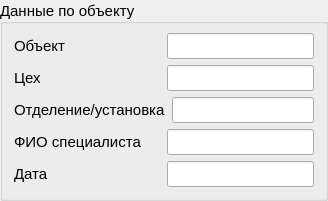
                 <widget class="QGroupBox" name="groupBox_12">
                  <property name="sizePolicy">
                   <sizepolicy hsizetype="Preferred" vsizetype="Maximum">
                    <horstretch>2</horstretch>
                    <verstretch>0</verstretch>
                   </sizepolicy>
                  </property>
                  <property name="font">
                   <font>
                    <pointsize>11</pointsize>
                    <stylestrategy>PreferDefault</stylestrategy>
                   </font>
                  </property>
                  <property name="title">
                   <string>Данные по объекту</string>
                  </property>
                  <property name="alignment">
                   <set>Qt::AlignmentFlag::AlignLeading|Qt::AlignmentFlag::AlignLeft|Qt::AlignmentFlag::AlignVCenter</set>
                  </property>
                  <layout class="QVBoxLayout" name="verticalLayout_35">
                   <property name="topMargin">
                    <number>9</number>
                   </property>
                   <item>
                    <layout class="QHBoxLayout" name="horizontalLayout_21">
                     <item>
                      <widget class="QLabel" name="label_54">
                       <property name="sizePolicy">
                        <sizepolicy hsizetype="Expanding" vsizetype="Preferred">
                         <horstretch>0</horstretch>
                         <verstretch>0</verstretch>
                        </sizepolicy>
                       </property>
                       <property name="text">
                        <string>Объект</string>
                       </property>
                      </widget>
                     </item>
                     <item>
                      <widget class="QLineEdit" name="lineEdit_object">
                       <property name="sizePolicy">
                        <sizepolicy hsizetype="Expanding" vsizetype="Fixed">
                         <horstretch>0</horstretch>
                         <verstretch>0</verstretch>
                        </sizepolicy>
                       </property>
                       <property name="readOnly">
                        <bool>true</bool>
                       </property>
                       <property name="clearButtonEnabled">
                        <bool>false</bool>
                       </property>
                      </widget>
                     </item>
                    </layout>
                   </item>
                   <item>
                    <layout class="QHBoxLayout" name="horizontalLayout_22">
                     <item>
                      <widget class="QLabel" name="label_55">
                       <property name="sizePolicy">
                        <sizepolicy hsizetype="Expanding" vsizetype="Preferred">
                         <horstretch>0</horstretch>
                         <verstretch>0</verstretch>
                        </sizepolicy>
                       </property>
                       <property name="text">
                        <string>Цех</string>
                       </property>
                      </widget>
                     </item>
                     <item>
                      <widget class="QLineEdit" name="lineEdit_manufacture">
                       <property name="sizePolicy">
                        <sizepolicy hsizetype="Expanding" vsizetype="Fixed">
                         <horstretch>0</horstretch>
                         <verstretch>0</verstretch>
                        </sizepolicy>
                       </property>
                       <property name="readOnly">
                        <bool>true</bool>
                       </property>
                       <property name="clearButtonEnabled">
                        <bool>false</bool>
                       </property>
                      </widget>
                     </item>
                    </layout>
                   </item>
                   <item>
                    <layout class="QHBoxLayout" name="horizontalLayout_46">
                     <item>
                      <widget class="QLabel" name="label_56">
                       <property name="sizePolicy">
                        <sizepolicy hsizetype="Expanding" vsizetype="Preferred">
                         <horstretch>0</horstretch>
                         <verstretch>0</verstretch>
                        </sizepolicy>
                       </property>
                       <property name="text">
                        <string>Отделение/установка</string>
                       </property>
                      </widget>
                     </item>
                     <item>
                      <widget class="QLineEdit" name="lineEdit_department">
                       <property name="sizePolicy">
                        <sizepolicy hsizetype="Expanding" vsizetype="Fixed">
                         <horstretch>0</horstretch>
                         <verstretch>0</verstretch>
                        </sizepolicy>
                       </property>
                       <property name="readOnly">
                        <bool>true</bool>
                       </property>
                       <property name="clearButtonEnabled">
                        <bool>false</bool>
                       </property>
                      </widget>
                     </item>
                    </layout>
                   </item>
                   <item>
                    <layout class="QHBoxLayout" name="horizontalLayout_47">
                     <item>
                      <widget class="QLabel" name="label_64">
                       <property name="sizePolicy">
                        <sizepolicy hsizetype="Expanding" vsizetype="Preferred">
                         <horstretch>0</horstretch>
                         <verstretch>0</verstretch>
                        </sizepolicy>
                       </property>
                       <property name="text">
                        <string>ФИО специалиста</string>
                       </property>
                      </widget>
                     </item>
                     <item>
                      <widget class="QLineEdit" name="lineEdit_FIO">
                       <property name="sizePolicy">
                        <sizepolicy hsizetype="Expanding" vsizetype="Fixed">
                         <horstretch>0</horstretch>
                         <verstretch>0</verstretch>
                        </sizepolicy>
                       </property>
                       <property name="readOnly">
                        <bool>true</bool>
                       </property>
                       <property name="clearButtonEnabled">
                        <bool>false</bool>
                       </property>
                      </widget>
                     </item>
                    </layout>
                   </item>
                   <item>
                    <layout class="QHBoxLayout" name="horizontalLayout_48">
                     <item>
                      <widget class="QLabel" name="label_date">
                       <property name="sizePolicy">
                        <sizepolicy hsizetype="Expanding" vsizetype="Preferred">
                         <horstretch>0</horstretch>
                         <verstretch>0</verstretch>
                        </sizepolicy>
                       </property>
                       <property name="text">
                        <string>Дата</string>
                       </property>
                      </widget>
                     </item>
                     <item>
                      <widget class="QLineEdit" name="lineEdit_date">
                       <property name="sizePolicy">
                        <sizepolicy hsizetype="Expanding" vsizetype="Fixed">
                         <horstretch>0</horstretch>
                         <verstretch>0</verstretch>
                        </sizepolicy>
                       </property>
                       <property name="readOnly">
                        <bool>true</bool>
                       </property>
                       <property name="clearButtonEnabled">
                        <bool>false</bool>
                       </property>
                      </widget>
                     </item>
                    </layout>
                   </item>
                  </layout>
                 </widget>
